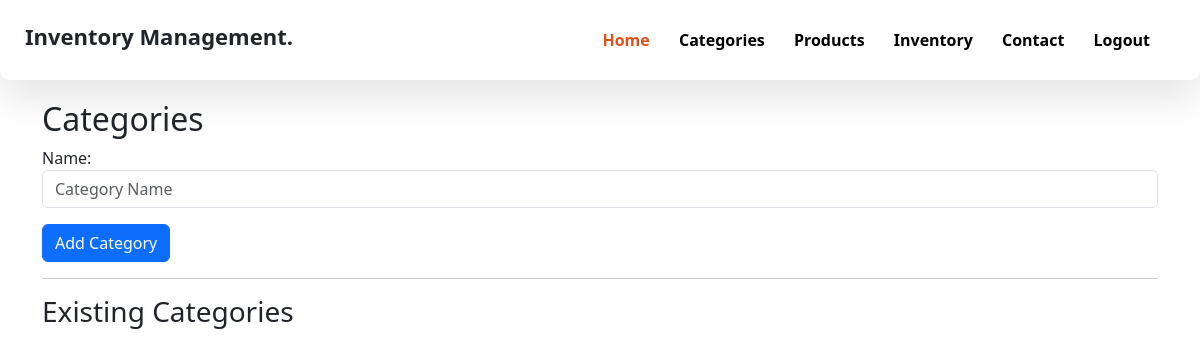
/categories/ (signed in), run on an earlier commit of the app's database.
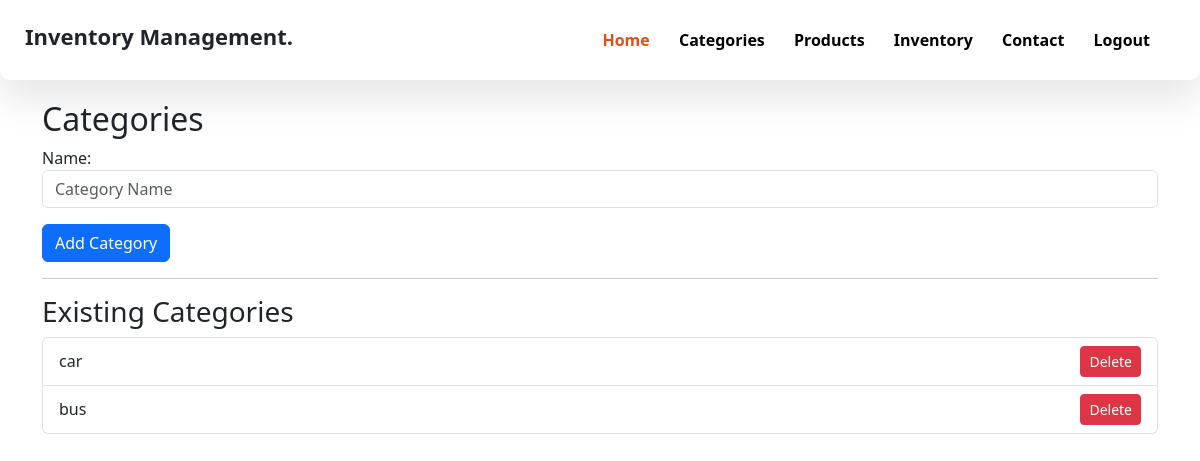
And on a later commit of the database.
### home/models.py (models this page shows, shortened)
class Category(models.Model):
    name = models.CharField(max_length=100)

### home/views.py (the view)
# urls.py: path("categories/", views.categories, name='categories'),
@login_required
def categories(request):
    if request.method == 'POST':
        form = CategoryForm(request.POST)
        if form.is_valid():
            form.save()
            return redirect('categories')
    else:
        form = CategoryForm()
    categories = Category.objects.all()
    return render(request, 'categories.html', {'form': form, 'categories': categories})

### home/forms.py
class CategoryForm(forms.ModelForm):
    class Meta:
        model = Category
        fields = ['name']
        widgets = {
            'name': forms.TextInput(attrs={'class': 'form-control', 'placeholder': 'Category Name'}),
        }

### templates/categories.html (shortened to what this page needs)
{% extends "base.html" %}
{% block body %}
<div class="container mt-9" style="margin-top:100px">
    <h2>Categories</h2>
    <form method="post">
        {{ form.as_p }}
        <button type="submit" class="btn btn-primary">Add Category</button>
    </form>
    <hr>
    <h3>Existing Categories</h3>
    <ul class="list-group">
        {% for category in categories %}
            <li class="list-group-item d-flex justify-content-between align-items-center">
                {{ category.name }}
                <form method="post" action="{% url 'delete_category' category.id %}" style="display: inline;">
                    <button type="submit" class="btn btn-danger btn-sm">
                         Delete
                    </button>
                </form>
            </li>
        {% endfor %}
    </ul>
</div>
{% endblock body %}

### templates/base.html (shortened to what this page needs)
<!doctype html>
<html lang="en">
  <head>
    {% load static %}
    <link rel="stylesheet" type="text/css" href="{% static 'css/styles.css' %}">
    <link href="https://unpkg.com/aos@2.3.1/dist/aos.css" rel="stylesheet">
    <link href="https://cdn.jsdelivr.net/npm/bootstrap@5.3.3/dist/css/bootstrap.min.css" rel="stylesheet">
  </head>
  <body>
    <div class="wrapper">
      <div class="nav">
          <div class="logo">
              <h4>Inventory Management.</h4>
          </div>
          <div class="links">
              <a href="/" class="mainlink">Home</a>
              <a href="{% url 'categories' %}">Categories</a>
              <a href="{% url 'products' %}">Products</a>
              <a href="#">Inventory</a>
              <a href="{% url 'contact' %}">Contact</a>
              <a href="{% url 'logout' %}">Logout</a>
          </div>
      </div>
    {% block body %}{% endblock body %}
  </body>
</html>

### static/css/styles.css (style rules this page uses)
html,body { background-color: #fff; font-family: 'Source Sans Pro',sans-serif; overflow-x: hidden !important; margin: 0px !important; padding: 0px !important; padding-top: 80px; }
* { text-decoration: none !important; }
.nav { position: fixed; z-index: 1000; top: 0; right: 0; left: 0; height: 80px; display: flex; flex-direction: row; justify-content: space-between; align-items: center; padding: 0 25px 0 25px; background-color: #fff; box-shadow: 0 19px 38px rgba(0,0,0,0.10); border-bottom-left-radius: 10px; border-bottom-right-radius: 10px; }
.nav .links a { margin-right: 25px; font-size: 16px; font-weight: 600; color: #000; }
.nav .links .mainlink { color: #e0501b; }
.nav h4 { font-size: 22px; font-weight: bold; margin-left: 25px; }

What changed in the data, as far as the page shows it:
added Category: name "car"
added Category: name "bus"
